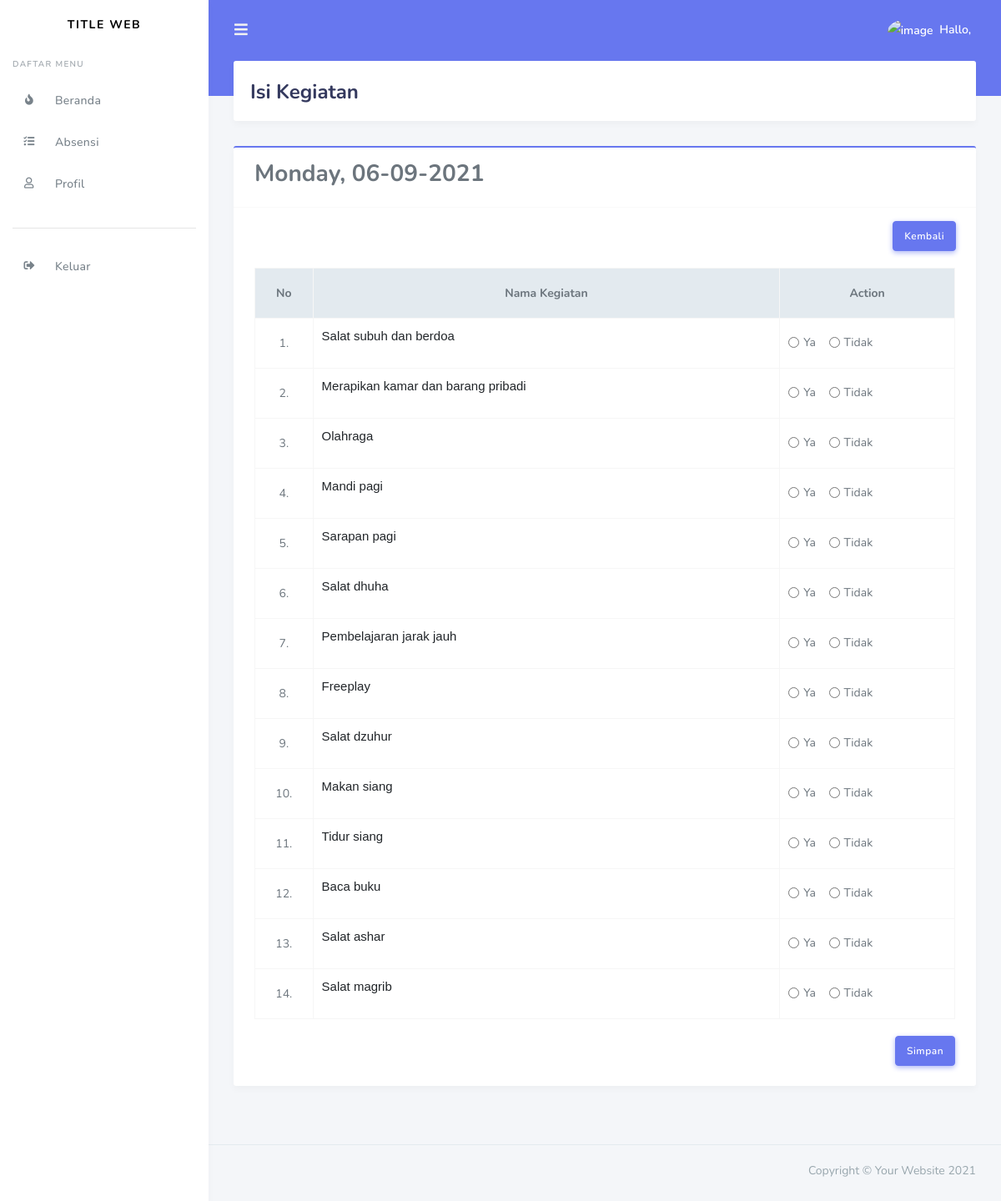
The app's page /murid/isi_kegiatan/06-09-2021 with its own data.
### tables this page shows
CREATE TABLE `kegiatan` (
  `id` int(10) NOT NULL,
  `nama_kegiatan` text NOT NULL,
  `ket` text NOT NULL
);

### application/controllers/Murid.php (called while the page is built, shortened)
<?php
class Murid extends CI_Controller
{
    public function __construct()
    {
        $this->load->model('Kegiatan_model');
        $this->load->model('IsiKegiatan_model');
        $this->load->model('Identitas_model');
        $this->load->model('Absen_model');
    }
    public function isi_kegiatan($tgl)
    {
        $data['tgl'] = $tgl;
        $data['user'] = $nama;
        $data['image'] = $image;
        $data['identitas'] = $identitas;
        $data['role_id'] = 'murid';
        $data['title'] = 'Isi Kegiatan Murid';
        $data['kegiatan'] = $this->Kegiatan_model->getAllKegiatan();
        $this->load->view('templates/user_header', $data);
        $this->load->view('templates/user_sidebar', $data);
        $this->load->view('murid/isi_kegiatan', $data);
        $this->load->view('templates/user_footer');
    }
}

### index.php (called while the page is built, shortened)
<?php
require_once BASEPATH.'core/CodeIgniter.php';

### application/models/Kegiatan_model.php (called while the page is built, shortened)
<?php
class Kegiatan_model extends CI_model
{
    public function getAllKegiatan()
    {
        return $this->db->get('kegiatan')->result_array();
    }
}

### application/models/IsiKegiatan_model.php (the view, shortened to what this page needs)
<?php
class IsiKegiatan_model extends CI_model
{
    public function cekDataKegiatan($kegiatan, $identitas, $tgl)
    {
        $i = 1;
        foreach ($kegiatan as $row) :
            $checked = $this->IsiKegiatan_model->dataKegiatan($row['id'], $identitas, $tgl);
            if ($checked == 'Ya') {
                $radio = '<div class="form-check form-check-inline">
                            <input class="form-check-input" type="radio" name="Pilihan[' . $row['id'] . ']" id="' . $row['id'] . 'a" value="Ya" checked>
                            <label class="form-check-label" for="' . $row['id'] . 'a">Ya</label>
                            </div>
                            <div class="form-check form-check-inline">
                            <input class="form-check-input" type="radio" name="Pilihan[' . $row['id'] . ']" id="' . $row['id'] . 'b" value="Tidak">
                            <label class="form-check-label" for="' . $row['id'] . 'b">Tidak</label>
                            </div>';
            }else{
                $radio = '<div class="form-check form-check-inline">
                            <input class="form-check-input" type="radio" name="Pilihan[' . $row['id'] . ']" id="' . $row['id'] . 'a" value="Ya">
                            <label class="form-check-label" for="' . $row['id'] . 'a">Ya</label>
                            </div>
                            <div class="form-check form-check-inline">
                            <input class="form-check-input" type="radio" name="Pilihan[' . $row['id'] . ']" id="' . $row['id'] . 'b" value="Tidak">
                            <label class="form-check-label" for="' . $row['id'] . 'b">Tidak</label>
                            </div>';
            }
            echo '<tr>';
            echo '<td class="text-center">' . $i++ . '.</td>';
            echo '<td><pre>' . $row['nama_kegiatan'] . '</pre></td>';
            echo '<td>' . $radio . '</td>';
            echo '</tr>';
        endforeach;
    }
}

### assets/css/custom.css (style rules this page uses)
pre { font-size: 15px; font-family:sans-serif; }

### assets/css/datepicker.css (style rules this page uses)
input { padding: 22px 15px !important; border: 1px solid #1976D2 !important; border-radius: 4px !important; box-sizing: border-box; background-color: #fff !important; color: #000 !important; font-size: 16px !important; letter-spacing: 1px; position: relative }
::placeholder { color: #BDBDBD; opacity: 1 }
tbody tr td { padding: 10px !important }

### records on screen
kegiatan: nama_kegiatan "Salat subuh dan berdoa"
kegiatan: nama_kegiatan "Merapikan kamar dan barang pribadi"
kegiatan: nama_kegiatan "Olahraga"
kegiatan: nama_kegiatan "Mandi pagi"
kegiatan: nama_kegiatan "Sarapan pagi"
kegiatan: nama_kegiatan "Salat dhuha"
kegiatan: nama_kegiatan "Pembelajaran jarak jauh"
kegiatan: nama_kegiatan "Freeplay"
kegiatan: nama_kegiatan "Salat dzuhur"
kegiatan: nama_kegiatan "Makan siang"
kegiatan: nama_kegiatan "Tidur siang"
kegiatan: nama_kegiatan "Baca buku"
kegiatan: nama_kegiatan "Salat ashar"
kegiatan: nama_kegiatan "Salat magrib"

### other values on screen
$hari "Monday"
$tgl "06-09-2021"
